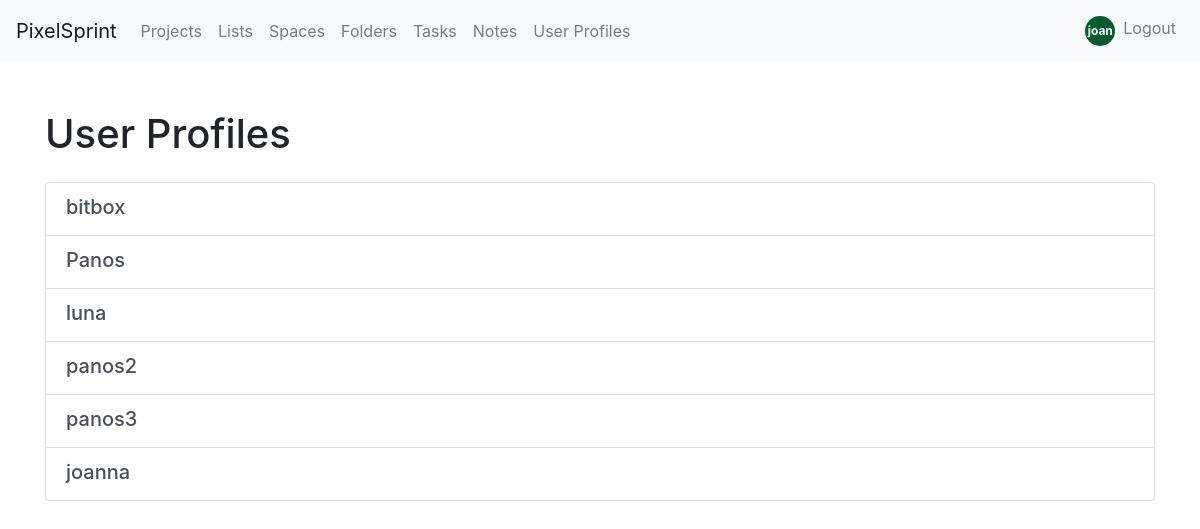
The app's page /project/userprofiles/ (signed in) with its own data.
### project/models.py (models this page shows, shortened)
class UserProfile(models.Model):
    user = models.OneToOneField(User, on_delete=models.CASCADE)
    xp = models.PositiveIntegerField(default=0)
    profile_picture = models.ImageField(upload_to='profile_pictures/', null=True, blank=True)
    color = models.CharField(max_length=7, default='#00ff00')  # Default color is green

### project/views.py (the view)
# urls.py: path('userprofiles/', views.userprofile_list, name='userprofile_list'),
def userprofile_list(request):
    userprofiles = UserProfile.objects.all()
    return render(request, 'userprofile_list.html', {'userprofiles': userprofiles})

### project/templates/userprofile_list.html
{% extends 'base.html' %}
{% block content %}
<div class="container mt-5">
  <h1 class="mb-4">User Profiles</h1>
  <div class="list-group">
    {% for userprofile in userprofiles %}
      <a href="{% url 'userprofile_detail' userprofile.id %}" class="list-group-item list-group-item-action">
        <div class="d-flex w-100 justify-content-between">
          <h5 class="mb-1">{{ userprofile.user.username }}</h5>
        </div>
      </a>
    {% endfor %}
  </div>
</div>
{% endblock %}

### project/templates/base.html (shortened to what this page needs)
<!DOCTYPE html>
<html lang="en">
<head>
<link rel="stylesheet" href="https://maxcdn.bootstrapcdn.com/bootstrap/4.5.2/css/bootstrap.min.css">
<link rel="stylesheet" href="https://cdn.jsdelivr.net/npm/bootstrap-icons@1.11.3/font/bootstrap-icons.min.css">    {% block styles %}{% endblock %}
</head>
<body>
    <nav class="navbar navbar-expand-lg navbar-light bg-light">
        <a class="navbar-brand" href="{% url 'homepage' %}">PixelSprint</a>
        <div class="collapse navbar-collapse" id="navbarNav">
            <ul class="navbar-nav">
            {% if user.is_authenticated %}
                <li class="nav-item">
                    <a class="nav-link" href="{% url 'project_list' %}">Projects</a>
                </li>
                <li class="nav-item">
                    <a class="nav-link" href="{% url 'list_list' %}">Lists</a>
                </li>
                <li class="nav-item">
                    <a class="nav-link" href="{% url 'space_list' %}">Spaces</a>
                </li>
                <li class="nav-item">
                    <a class="nav-link" href="{% url 'folder_list' %}">Folders</a>
                </li>
                <li class="nav-item">
                    <a class="nav-link" href="{% url 'task_list' %}">Tasks</a>
                </li>
                <li class="nav-item">
                    <a class="nav-link" href="{% url 'note_list' %}">Notes</a>
                </li>
                <li class="nav-item">
                    <a class="nav-link" href="{% url 'userprofile_list' %}">User Profiles</a>
                </li>
            {% endif %}
            </ul>
            <ul class="navbar-nav ml-auto">
                {% if user.is_authenticated %}
                    <li class="nav-item">
    <span class="navbar-text">
                {% if user.userprofile.profile_picture %}
                    <a href="{% url 'user_profile_form' %}">
                        <img src="{{ user.userprofile.profile_picture.url }}" alt="{{ user.username }}" class="rounded-circle" width="30" height="30" style="cursor: pointer;" onclick="window.location.href='{% url 'user_profile_form' %}'">
                    </a>
                {% else %}
                    <div class="custom-avatar" style="background-color: {{ user.userprofile.color }};" onclick="window.location.href='{% url 'userprofile_detail' user.userprofile.id %}'">
                                {{ user.username|slice:":4:" }}
                            </div>
                {% endif %}
                <li class="nav-item">
                        <a class="nav-link" href="{% url 'logout' %}">Logout</a>
                    </li>
            </span>
</li>
                {% endif %}
            </ul>
        </div>
    </nav>
    <div class="container-fluid w-100">
    {% block content %}{% endblock %}
</div>
</body>
</html>

### project/templates/base.html (style rules this page uses)
.custom-avatar { width: 30px; height: 30px; line-height: 30px; text-align: center; border-radius: 50%; color: white; font-size: 12px; font-weight: bold; cursor: pointer; }

### records on screen
UserProfile: user.username "bitbox"
UserProfile: user.username "Panos"
UserProfile: user.username "luna"
UserProfile: user.username "panos2"
UserProfile: user.username "panos3"
UserProfile: user.username "joanna"

### other values on screen
{{ user.username|slice:":4:" }} "joan"
